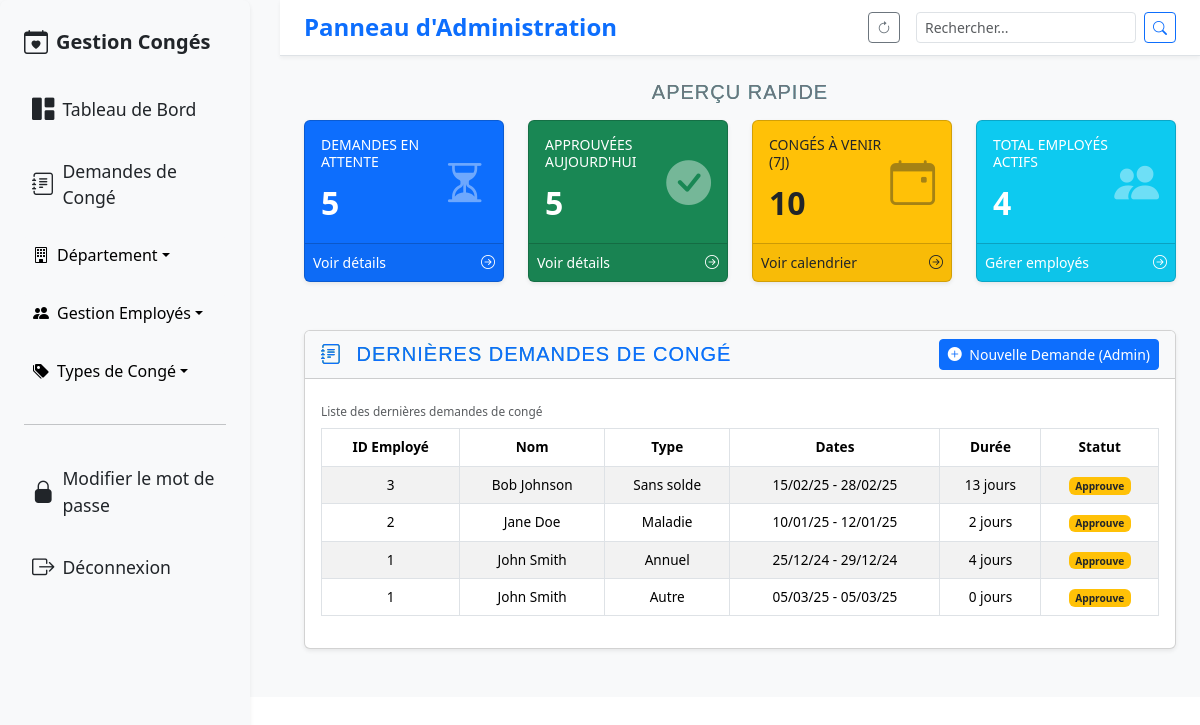
The app's page /admin/dashboard.php (signed in) with its own data.
### tables this page shows
CREATE TABLE `demandes_conge` (
  `id_conge` int(11) NOT NULL,
  `id_employe` int(11) NOT NULL,
  `type_conge` enum('Annuel','Maladie','Sans solde','Autre') NOT NULL,
  `date_debut` date NOT NULL,
  `date_fin` date NOT NULL,
  `statut` enum('En attente','Approuve','Rejete') DEFAULT 'En attente',
  `date_demande` date DEFAULT curdate()
);

CREATE TABLE `employes` (
  `id_employe` int(11) NOT NULL,
  `nom` varchar(100) NOT NULL,
  `email` varchar(100) NOT NULL,
  `telephone` varchar(20) DEFAULT NULL,
  `id_departement` int(11) DEFAULT NULL,
  `poste` varchar(100) DEFAULT NULL,
  `date_embauche` date DEFAULT NULL,
  `statut` varchar(50) NOT NULL DEFAULT 'Actif'
);

### admin/dashboard.php (the view, shortened to what this page needs)
<!DOCTYPE html>
<html lang="fr">
<head>
    <link href="https://cdn.jsdelivr.net/npm/bootstrap@5.3.3/dist/css/bootstrap.min.css" rel="stylesheet">
    <link rel="stylesheet" href="https://cdn.jsdelivr.net/npm/bootstrap-icons@1.11.3/font/bootstrap-icons.min.css">
    <link rel="stylesheet" href="../assets/style1.css">
</head>
<body>
    <?php
    require_once "../connexion.php";
    if (!isset($_SESSION["username"]) && !isset($_SESSION["password"])) {
        header("location: index.html");
    } else {
        $lsitdemande = "SELECT
                    lr.id_conge,
                    e.id_employe,
                    e.nom AS nom_employe,
                    lr.type_conge,
                    lr.date_debut,
                    lr.date_fin,
                    lr.statut
                FROM
                    demandes_conge lr
                JOIN
                    employes e ON lr.id_employe = e.id_employe
                ORDER BY lr.id_employe DESC LIMIT 6";
        $today = date('Y-m-d');
        $sql1 = "SELECT COUNT(*) AS count FROM demandes_conge WHERE statut = 'Approuve'AND DATE(date_demande)='$today'";
        $result1 = $connexion->query($sql1);
        $row = $result1->fetch_assoc();
        $approvedToday = $row['count'];
        $resultlist = mysqli_query($connexion, $lsitdemande);
    ?>
        <div class="wrapper">
            <?php include("includes/sidebar.php") ?>
            <div class="content">
                <header class="header-custom d-flex justify-content-between align-items-center">
                    <h1 class="h4 mb-0 text-primary fw-bold">Panneau d'Administration</h1>
                    <div class="d-flex align-items-center">
                        <button class="btn btn-outline-secondary btn-sm me-3" type="button" data-bs-toggle="tooltip" data-bs-placement="bottom" title="Rafraîchir les données">
                            <i class="bi bi-arrow-clockwise"></i>
                        </button>
                        <form class="d-flex">
                            <input class="form-control form-control-sm me-2" type="search" placeholder="Rechercher..." aria-label="Search">
                            <button class="btn btn-sm btn-outline-primary" type="submit"><i class="bi bi-search"></i></button>
                        </form>
                    </div>
                </header>
                <main class="main-content-area">
                    <section id="tableau-de-bord" class="mb-4">
                        <h2 class="h5 mb-3 text-secondary fw-light">Aperçu Rapide</h2>
                        <div class="row">
                            <div class="col-md-6 col-xl-3 mb-4">
                                <div class="card text-white bg-primary shadow-sm h-100 stat-card">
                                    <div class="card-body d-flex justify-content-between align-items-center">
                                        <div>
                                            <div class="card-title h6 text-uppercase small">Demandes en Attente</div>
                                            <div class="fs-2 fw-bold">5</div>
                                        </div>
                                        <i class="bi bi-hourglass-split card-icon"></i>
                                    </div>
                                    <a href="#demandes-de-conge" class="card-footer d-flex justify-content-between align-items-center text-white text-decoration-none small p-2">
                                        <span>Voir détails</span> <i class="bi bi-arrow-right-circle"></i>
                                    </a>
                                </div>
                            </div>
                            <div class="col-md-6 col-xl-3 mb-4">
                                <div class="card text-white bg-success shadow-sm h-100 stat-card">
                                    <div class="card-body d-flex justify-content-between align-items-center">
                                        <div>
                                            <div class="card-title h6 text-uppercase small">Approuvées Aujourd'hui</div>
                                            <div class="fs-2 fw-bold"><?= $approvedToday ?></div>
                                        </div>
                                        <i class="bi bi-check-circle-fill card-icon"></i>
                                    </div>
                                    <a href="#demandes-de-conge" class="card-footer d-flex justify-content-between align-items-center text-white text-decoration-none small p-2">
                                        <span>Voir détails</span> <i class="bi bi-arrow-right-circle"></i>
                                    </a>
                                </div>
                            </div>
                            <div class="col-md-6 col-xl-3 mb-4">
                                <div class="card text-dark bg-warning shadow-sm h-100 stat-card">
                                    <div class="card-body d-flex justify-content-between align-items-center">
                                        <div>
                                            <div class="card-title h6 text-uppercase small">Congés à Venir (7j)</div>
                                            <div class="fs-2 fw-bold">10</div>
                                        </div>
                                        <i class="bi bi-calendar-event card-icon"></i>
                                    </div>
                                    <a href="#calendrier" class="card-footer d-flex justify-content-between align-items-center text-dark text-decoration-none small p-2">
                                        <span>Voir calendrier</span> <i class="bi bi-arrow-right-circle"></i>
                                    </a>
                                </div>
                            </div>
                            <?php
                            $employeeCount = 0;
                            $sql = "SELECT COUNT(*) AS count FROM employes WHERE statut = 'Actif'";
                            $result = mysqli_query($connexion, $sql);
                            if ($row = mysqli_fetch_assoc($result)) {
                                $employeeCount = $row['count'];
                            }
                            ?>
                            <div class="col-md-6 col-xl-3 mb-4">
                                <div class="card text-white bg-info shadow-sm h-100 stat-card">
                                    <div class="card-body d-flex justify-content-between align-items-center">
                                        <div>
                                            <div class="card-title h6 text-uppercase small">Total Employés Actifs</div>
                                            <div class="fs-2 fw-bold"><?= $employeeCount ?></div>
                                        </div>
                                        <i class="bi bi-people-fill card-icon"></i>
                                    </div>
                                    <a href="#gestion-employes" class="card-footer d-flex justify-content-between align-items-center text-white text-decoration-none small p-2">
                                        <span>Gérer employés</span> <i class="bi bi-arrow-right-circle"></i>
                                    </a>
                                </div>
                            </div>
                        </div>
                    </section>
                    <section id="demandes-de-conge" class="mb-4 card shadow-sm">
                        <div class="card-header bg-light d-flex justify-content-between align-items-center">
                            <h2 class="h5 mb-0 text-primary"><i class="bi bi-journal-text me-2"></i> Dernières demandes de congé</h2>
                            <button class="btn btn-primary btn-sm"><i class="bi bi-plus-circle-fill me-1"></i> Nouvelle Demande (Admin)</button>
                        </div>
                        <div class="card-body">
                            <div class="table-responsive">
                                <table class="table table-striped table-hover caption-top">
                                    <caption class="small text-muted">Liste des dernières demandes de congé</caption>
                                    <thead>
                                        <tr>
                                            <th>ID Employé</th>
                                            <th>Nom</th>
                                            <th>Type</th>
                                            <th>Dates</th>
                                            <th>Durée</th>
                                            <th>Statut</th>
                                        </tr>
                                    </thead>
                                    <tbody>
                                        <?php
                                        while ($demande = mysqli_fetch_assoc($resultlist)) {
                                        ?>
                                            <tr>
                                                <td><?= $demande['id_employe']; ?></td>
                                                <td><?= $demande['nom_employe']; ?></td>
                                                <td><?= $demande['type_conge']; ?></td>
                                                <td><?= date('d/m/y', strtotime($demande['date_debut'])) . ' - ' . date('d/m/y', strtotime($demande['date_fin'])); ?></td>
                                                <td>
                                                    <?php
                                                    $startDate = new DateTime($demande['date_debut']);
                                                    $endDate = new DateTime($demande['date_fin']);
                                                    $interval = $startDate->diff($endDate);
                                                    echo $interval->format('%d jours');
                                                    ?>
                                                </td>
                                                <td><span class="badge bg-warning text-dark"><?= $demande['statut']; ?></span></td>
                                            </tr>
                                        <?php } ?>
                                    </tbody>
                                </table>
                            </div>
                        </div>
                    </section>
                </main>
            </div>
        </div>
</body>
</html>
<?php } ?>

### assets/style1.css (style rules this page uses)
.wrapper { display: flex; width: 100%; flex-grow: 1; }
.content { flex-grow: 1; padding-left: 280px; background-color: #f8f9fa; display: flex; flex-direction: column; }
.main-content-area { padding: 1.5rem; flex-grow: 1; }
.header-custom { background-color: #fff; border-bottom: 1px solid #dee2e6; padding: 0.75rem 1.5rem; box-shadow: 0 2px 4px rgba(0,0,0,.05); position: sticky; top: 0; z-index: 1020; width: 100%; }
.card-icon { font-size: 2.8rem; opacity: 0.4; }
table { width: 100%; border-collapse: collapse; font-size: 0.85rem; margin-bottom: 0; }
table th, table td { padding: 6px 10px; text-align: center; border: 1px solid #dee2e6; vertical-align: middle; white-space: nowrap; }
table thead th { background-color: #f8f9fa; font-weight: 600; }
a { text-decoration: none; }
h2 { font-family: 'Poppins', sans-serif; font-weight: 700; font-size: 2rem; color: #333; text-align: center; margin-bottom: 30px; letter-spacing: 1px; text-transform: uppercase; background-image: linear-gradient(135deg, #4CAF50, #2196F3); -webkit-background-clip: text; color: transparent; transition: all 0.3s ease-in-out; }

### records on screen
demandes_conge: id_employe.id_employe "3", id_employe.nom "Bob Johnson", type_conge "Sans solde", date_debut "15/02/25", date_fin "28/02/25", $interval->format('%d jours') "13 jours", statut "Approuve"
demandes_conge: id_employe.id_employe "2", id_employe.nom "Jane Doe", type_conge "Maladie", date_debut "10/01/25", date_fin "12/01/25", $interval->format('%d jours') "2 jours", statut "Approuve"
demandes_conge: id_employe.id_employe "1", id_employe.nom "John Smith", type_conge "Annuel", date_debut "25/12/24", date_fin "29/12/24", $interval->format('%d jours') "4 jours", statut "Approuve"
demandes_conge: id_employe.id_employe "1", id_employe.nom "John Smith", type_conge "Autre", date_debut "05/03/25", date_fin "05/03/25", $interval->format('%d jours') "0 jours", statut "Approuve"

### other values on screen
$approvedToday "5"
$employeeCount "4"
